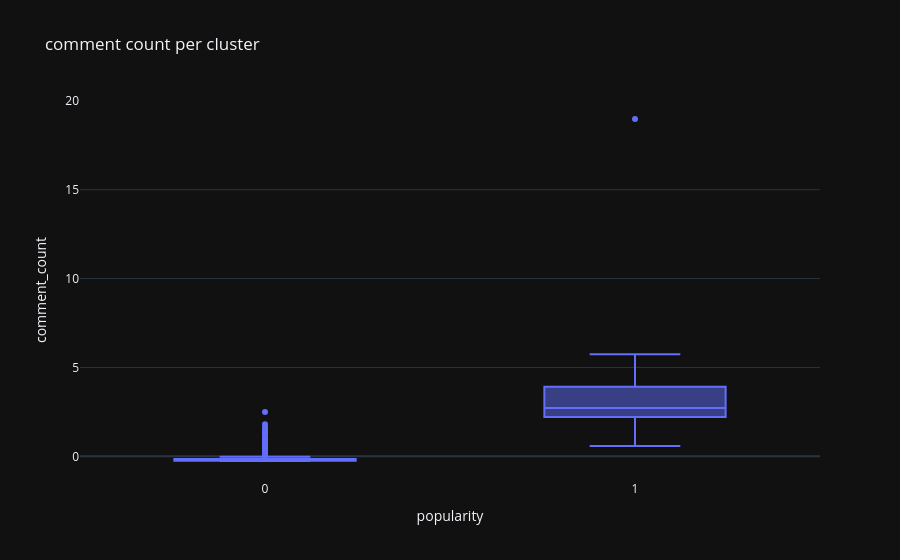

Notebook cell for this chart:
### Code cell
fig = px.box(df, x="popularity", y="comment_count", title="comment count per cluster")
fig.show()

### Figure 1 — Plotly figure (JSON) as saved in the notebook; plotly's stock layout.template omitted (floating-point values rounded to 4 significant figures; data arrays with more than 128 entries replaced by an {"elided": "..."} marker saying what was removed)
{"data": [{"alignmentgroup": "True", "hovertemplate": "popularity=%{x}<br>comment_count=%{y}<extra></extra>", "legendgroup": "", "marker": {"color": "#636efa"}, "name": "", "notched": false, "offsetgroup": "", "orientation": "v", "showlegend": false, "x": {"elided": "600 int values"}, "x0": " ", "xaxis": "x", "y": {"elided": "600 float values"}, "y0": " ", "yaxis": "y", "type": "box"}], "layout": {"xaxis": {"anchor": "y", "domain": [0.0, 1.0], "title": {"text": "popularity"}}, "yaxis": {"anchor": "x", "domain": [0.0, 1.0], "title": {"text": "comment_count"}}, "legend": {"tracegroupgap": 0}, "title": {"text": "comment count per cluster"}, "boxmode": "group"}}
